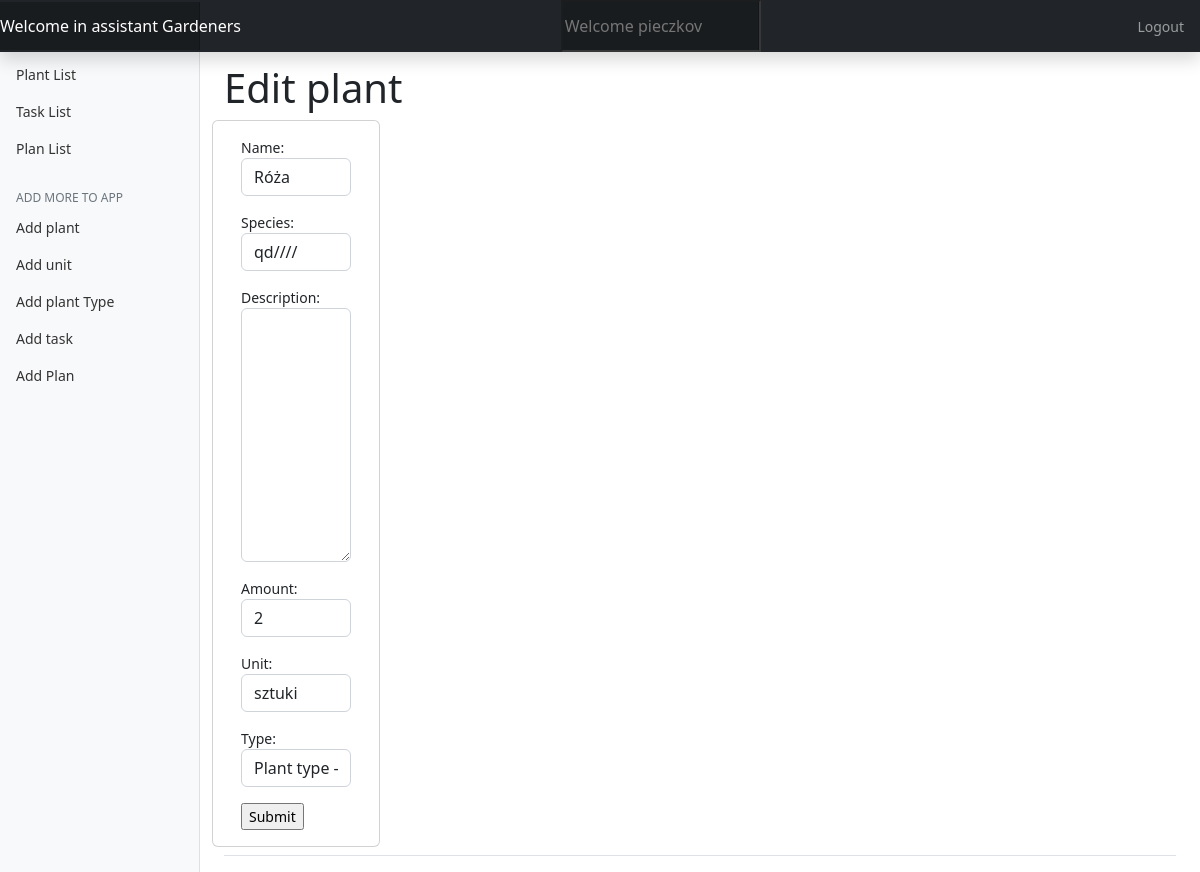
The page /plant_list/update/9/ (signed in) on the database as committed earlier.
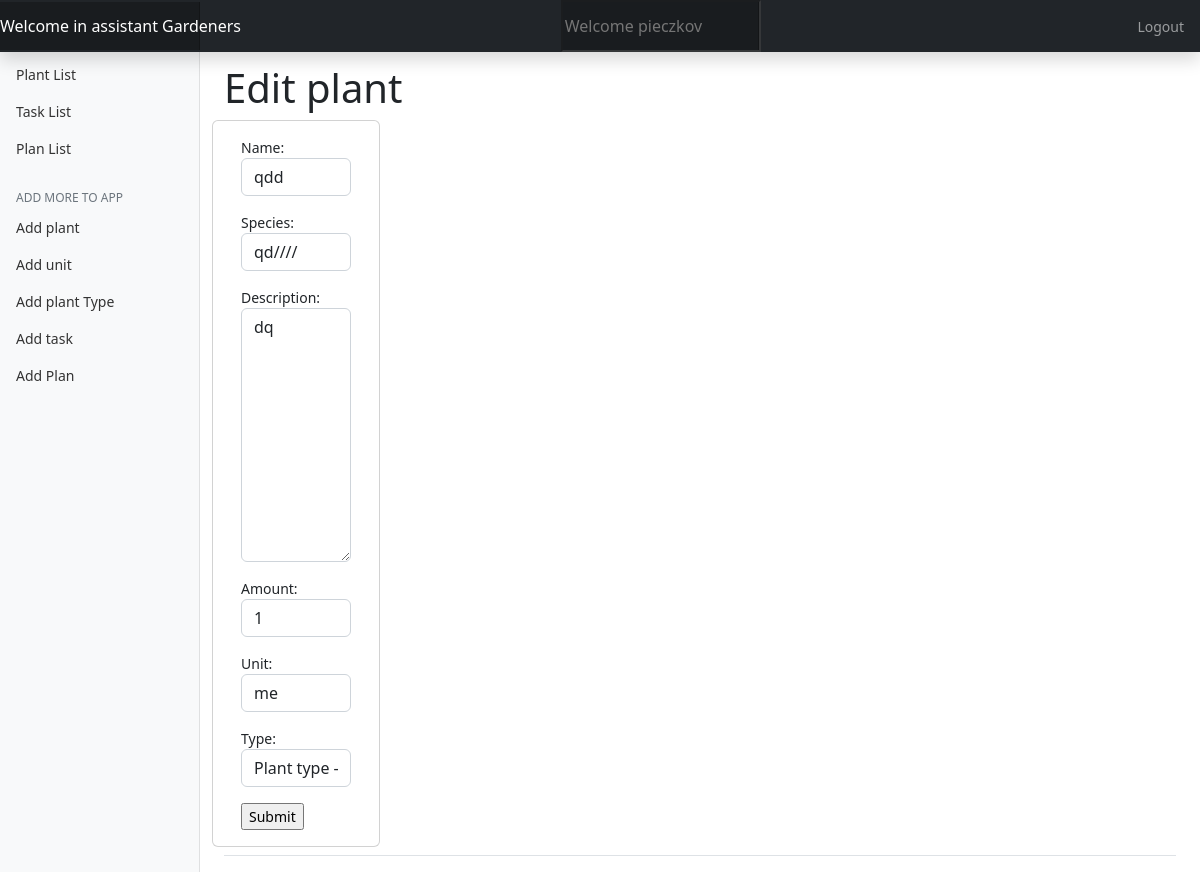
The same page on the database as committed later.
### garden_app/models.py (models this page shows, shortened)
class Plant(models.Model):
    name = models.CharField(max_length=60)
    species = models.CharField(null=True, blank=True, max_length=60)
    description = models.TextField(blank=True, null=True)
    amount = models.IntegerField(default=1)
    unit = models.ForeignKey(Unit, on_delete=models.CASCADE)
    type = models.ForeignKey(PlantType, on_delete=models.CASCADE)

class Unit(models.Model):
    name = models.CharField(max_length=30)
    def __str__(self):
        return f"{self.name}"

class PlantType(models.Model):
    name = models.CharField(max_length=60)
    def __str__(self):
        return f"Plant type -- {self.name}"

### garden_app/views.py (the view)
# urls.py: path("plant_list/update/<int:pk>/", views.EditPlantView.as_view(), name="edit_plant"),
class EditPlantView(LoginRequiredMixin, UpdateView):
    model = Plant
    form_class = AddPlantForm
    template_name = "forms/plant_update_form.html"
    success_url = reverse_lazy("plan_list")

### garden_app/forms.py
class AddPlantForm(forms.ModelForm):
    class Meta:
        model = Plant
        fields = ["name", "species", "description", "amount", "unit", "type"]
        widgets = {
            "name": forms.TextInput(attrs={"class": "form-control"}),
            "species": forms.TextInput(attrs={"class": "form-control"}),
            "description": forms.Textarea(attrs={"class": "form-control"}),
            "amount": forms.NumberInput(attrs={"class": "form-control"}),
            "unit": forms.Select(attrs={"class": "form-control"}),
            "type": forms.Select(attrs={"class": "form-control"}),
        }

### templates/forms/plant_update_form.html (shortened to what this page needs)
{% extends "base.html" %}
{% load static %}
{% block content %}
    <main role="main" class="col-md-9 ml-sm-auto col-lg-10 px-4">
    <div class="d-flex justify-content-between flex-wrap flex-md-nowrap align-items-center pt-3 pb-2 mb-3 border-bottom">
        <div class="row">
            <h1>Edit plant</h1>
            <div class="card w-25">
                <div class="card-body">
                    <form method="post" class="form ">
                        {{ form.as_p }}
                        <input type="submit">
                    </form>
                </div>
            </div>
        </div>
    </div>
    </main>
{% endblock %}

Rows that differ between the two databases and show on the page:
changed Plant "qd////": name "Róża" → "qdd"; description (not shown) → "dq"; amount "2" → "1"; unit "sztuki" → "me"
